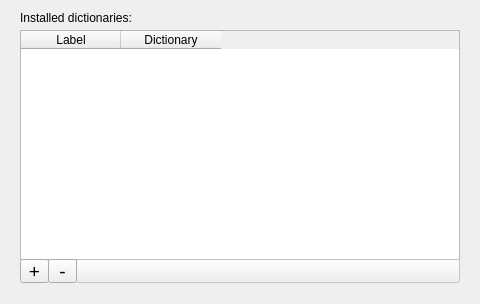
<?xml version="1.0" encoding="UTF-8"?>
<ui version="4.0">
 <class>PreferencesDialog</class>
 <widget class="QDialog" name="PreferencesDialog">
  <property name="geometry">
   <rect>
    <x>0</x>
    <y>0</y>
    <width>480</width>
    <height>304</height>
   </rect>
  </property>
  <property name="sizePolicy">
   <sizepolicy hsizetype="Fixed" vsizetype="Fixed">
    <horstretch>0</horstretch>
    <verstretch>0</verstretch>
   </sizepolicy>
  </property>
  <property name="minimumSize">
   <size>
    <width>480</width>
    <height>304</height>
   </size>
  </property>
  <property name="maximumSize">
   <size>
    <width>480</width>
    <height>304</height>
   </size>
  </property>
  <property name="windowTitle">
   <string>Preferences</string>
  </property>
  <property name="sizeGripEnabled">
   <bool>false</bool>
  </property>
  <property name="modal">
   <bool>true</bool>
  </property>
  <widget class="QTableWidget" name="booksTable">
   <property name="geometry">
    <rect>
     <x>20</x>
     <y>30</y>
     <width>440</width>
     <height>230</height>
    </rect>
   </property>
   <property name="sizePolicy">
    <sizepolicy hsizetype="Fixed" vsizetype="Fixed">
     <horstretch>0</horstretch>
     <verstretch>0</verstretch>
    </sizepolicy>
   </property>
   <property name="frameShadow">
    <enum>QFrame::Plain</enum>
   </property>
   <property name="alternatingRowColors">
    <bool>true</bool>
   </property>
   <property name="selectionMode">
    <enum>QAbstractItemView::SingleSelection</enum>
   </property>
   <property name="selectionBehavior">
    <enum>QAbstractItemView::SelectRows</enum>
   </property>
   <property name="showGrid">
    <bool>true</bool>
   </property>
   <property name="gridStyle">
    <enum>Qt::SolidLine</enum>
   </property>
   <property name="cornerButtonEnabled">
    <bool>true</bool>
   </property>
   <property name="rowCount">
    <number>0</number>
   </property>
   <attribute name="horizontalHeaderVisible">
    <bool>true</bool>
   </attribute>
   <attribute name="horizontalHeaderCascadingSectionResizes">
    <bool>false</bool>
   </attribute>
   <attribute name="horizontalHeaderDefaultSectionSize">
    <number>100</number>
   </attribute>
   <attribute name="horizontalHeaderMinimumSectionSize">
    <number>4</number>
   </attribute>
   <attribute name="horizontalHeaderShowSortIndicator" stdset="0">
    <bool>false</bool>
   </attribute>
   <attribute name="verticalHeaderVisible">
    <bool>false</bool>
   </attribute>
   <attribute name="verticalHeaderCascadingSectionResizes">
    <bool>false</bool>
   </attribute>
   <attribute name="verticalHeaderDefaultSectionSize">
    <number>18</number>
   </attribute>
   <attribute name="verticalHeaderHighlightSections">
    <bool>true</bool>
   </attribute>
   <attribute name="verticalHeaderMinimumSectionSize">
    <number>18</number>
   </attribute>
   <attribute name="verticalHeaderShowSortIndicator" stdset="0">
    <bool>false</bool>
   </attribute>
   <attribute name="verticalHeaderVisible">
    <bool>false</bool>
   </attribute>
   <attribute name="horizontalHeaderShowSortIndicator" stdset="0">
    <bool>false</bool>
   </attribute>
   <attribute name="verticalHeaderDefaultSectionSize">
    <number>18</number>
   </attribute>
   <attribute name="horizontalHeaderCascadingSectionResizes">
    <bool>false</bool>
   </attribute>
   <attribute name="horizontalHeaderVisible">
    <bool>true</bool>
   </attribute>
   <attribute name="verticalHeaderCascadingSectionResizes">
    <bool>false</bool>
   </attribute>
   <attribute name="horizontalHeaderMinimumSectionSize">
    <number>4</number>
   </attribute>
   <attribute name="verticalHeaderMinimumSectionSize">
    <number>18</number>
   </attribute>
   <attribute name="verticalHeaderShowSortIndicator" stdset="0">
    <bool>false</bool>
   </attribute>
   <attribute name="verticalHeaderHighlightSections">
    <bool>true</bool>
   </attribute>
   <attribute name="horizontalHeaderDefaultSectionSize">
    <number>100</number>
   </attribute>
   <column>
    <property name="text">
     <string>Label</string>
    </property>
   </column>
   <column>
    <property name="text">
     <string>Dictionary</string>
    </property>
   </column>
  </widget>
  <widget class="QToolButton" name="toolButton_3">
   <property name="enabled">
    <bool>false</bool>
   </property>
   <property name="geometry">
    <rect>
     <x>76</x>
     <y>259</y>
     <width>384</width>
     <height>24</height>
    </rect>
   </property>
   <property name="text">
    <string/>
   </property>
  </widget>
  <widget class="QLabel" name="label">
   <property name="geometry">
    <rect>
     <x>20</x>
     <y>10</y>
     <width>140</width>
     <height>16</height>
    </rect>
   </property>
   <property name="sizePolicy">
    <sizepolicy hsizetype="Preferred" vsizetype="Preferred">
     <horstretch>0</horstretch>
     <verstretch>0</verstretch>
    </sizepolicy>
   </property>
   <property name="text">
    <string>Installed dictionaries:</string>
   </property>
   <property name="textFormat">
    <enum>Qt::AutoText</enum>
   </property>
   <property name="scaledContents">
    <bool>false</bool>
   </property>
  </widget>
  <widget class="QToolButton" name="addBook">
   <property name="geometry">
    <rect>
     <x>20</x>
     <y>259</y>
     <width>29</width>
     <height>24</height>
    </rect>
   </property>
   <property name="font">
    <font>
     <pointsize>14</pointsize>
     <weight>50</weight>
     <bold>false</bold>
     <kerning>true</kerning>
    </font>
   </property>
   <property name="toolTip">
    <string>Add dictionary</string>
   </property>
   <property name="text">
    <string>+</string>
   </property>
  </widget>
  <widget class="QToolButton" name="removeBook">
   <property name="geometry">
    <rect>
     <x>48</x>
     <y>259</y>
     <width>29</width>
     <height>24</height>
    </rect>
   </property>
   <property name="font">
    <font>
     <pointsize>14</pointsize>
    </font>
   </property>
   <property name="toolTip">
    <string>Remove dictionary</string>
   </property>
   <property name="text">
    <string>-</string>
   </property>
  </widget>
 </widget>
 <resources/>
 <connections/>
</ui>
